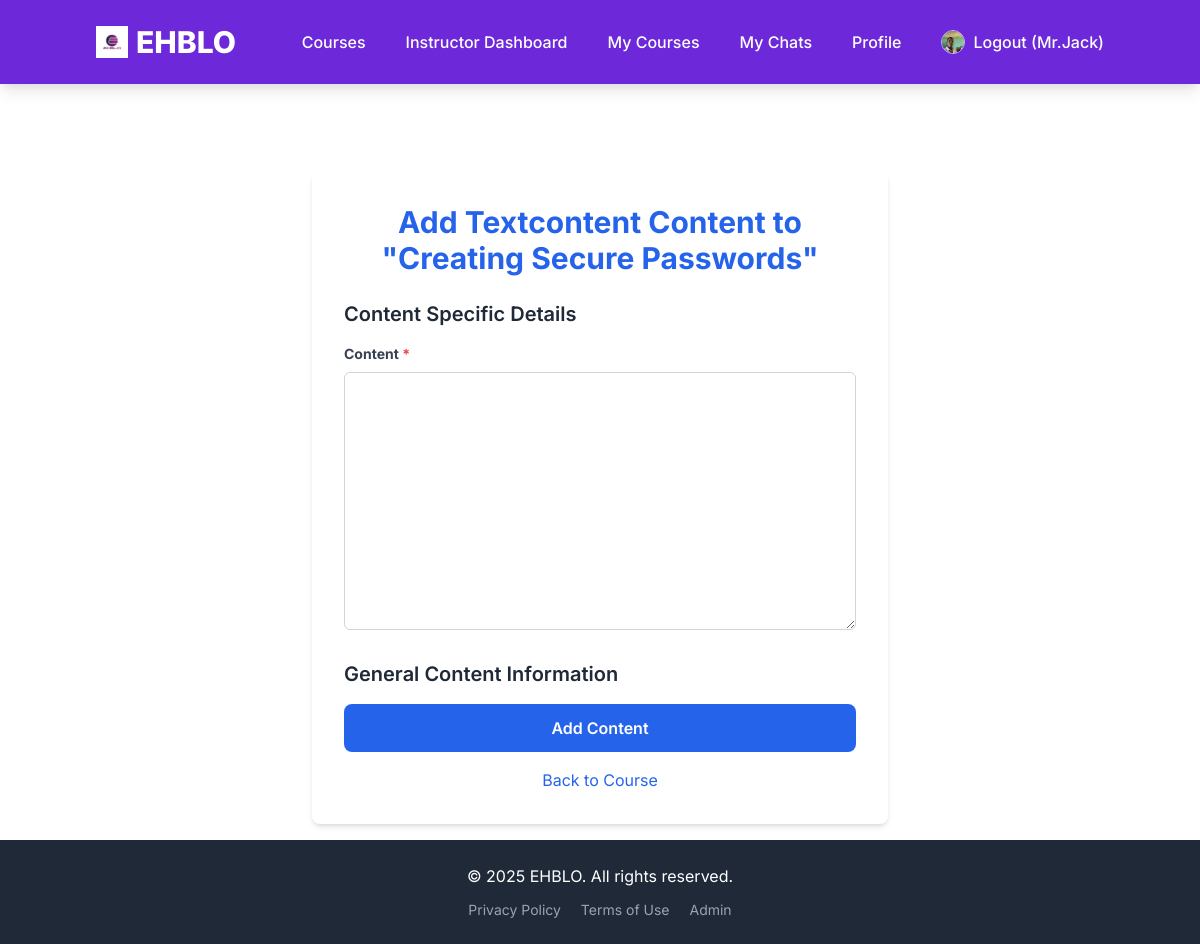
The app's page /courses/4/content/add/textcontent/ (signed in) with its own data.
### users/models.py (models this page shows, shortened)
class CustomUser(AbstractUser):
    USER_TYPE_CHOICES = (
        ("student", "Student"),
        ("instructor", "Instructor"),
    )
    user_type = models.CharField(max_length=20, choices=USER_TYPE_CHOICES, default="student")
    bio = models.TextField(blank=True, null=True)
    profile_picture = models.ImageField(upload_to='profile_pics/', blank=True, null=True)
    phone_number = models.CharField(max_length=20, blank=True, null=True)
    country = models.CharField(max_length=100, blank=True, null=True)
    class Meta:
        verbose_name = "User"
        verbose_name_plural = "Users"

### courses/models.py (models this page shows, shortened)
class Module(models.Model):
    course = models.ForeignKey(Course,
                               on_delete=models.CASCADE,
                               related_name='modules')
    title = models.CharField(max_length=250)
    description = models.TextField(blank=True)
    order = models.PositiveIntegerField(default=0, blank=True, null=True)
    class Meta:
        ordering = ('order',)
        unique_together = ('course', 'title')

### courses/views.py (the view, shortened to what this page needs)
# urls.py: path('<int:module_id>/content/add/<str:model_name>/', views.ContentCreateUpdateView.as_view(), name='module_content_create'),
class ContentCreateUpdateView(LoginRequiredMixin, InstructorRequiredMixin, View):
    template_name = 'courses/content_form.html'
    def get_content_model(self, model_name):
        try:
            return apps.get_model('courses', model_name.capitalize())
        except LookupError:
            raise Http404(f"Content type '{model_name}' not found.")
    def get_content_form(self, model_name, *args, **kwargs):
        content_model = self.get_content_model(model_name)
        if content_model == TextContent:
            return TextContentForm(*args, **kwargs)
        elif content_model == VideoContent:
            return VideoContentForm(*args, **kwargs)
        elif content_model == ImageContent:
            return ImageContentForm(*args, **kwargs)
        elif content_model == FileContent:
            return FileContentForm(*args, **kwargs)
        return None # Should not happen if model_name is valid
    def get(self, request, module_id, model_name, pk=None): # pk is for content_id
        module = get_object_or_404(Module, id=module_id, course__instructor=request.user)
        content_item = None
        form = None
        content_obj = None
        if pk: # If updating existing content
            content_obj = self.get_object(pk)
            if content_obj.module != module:
                raise Http404("Content does not belong to this module.")
            content_item = content_obj.item # Get the actual TextContent, VideoContent etc. object
            form = self.get_content_form(model_name, instance=content_item)
            content_meta_form = ContentForm(instance=content_obj) # Form for general Content model fields
        else: # If creating new content
            form = self.get_content_form(model_name)
            content_meta_form = ContentForm()
        if form is None:
            raise Http404(f"Invalid content type: {model_name}")
        context = {
            'module': module,
            'form': form,
            'content_meta_form': content_meta_form,
            'model_name': model_name,
            'content_obj': content_obj, # The Content instance
        }
        return render(request, self.template_name, context)

### courses/forms.py
class TextContentForm(forms.ModelForm):
    class Meta:
        model = TextContent
        fields = ['content']
        widgets = {
            'content': forms.Textarea(attrs={'rows': 10, 'class': 'w-full p-2 border border-gray-300 rounded-md focus:ring-purple-500 focus:border-purple-500'}),
        }

class ContentForm(forms.ModelForm):
    class Meta:
        model = Content
        fields = ['title', 'order']
        widgets = {
            'title': forms.TextInput(attrs={'class': 'w-full p-2 border border-gray-300 rounded-md focus:ring-purple-500 focus:border-purple-500'}),
            'order': forms.NumberInput(attrs={'min': 0, 'class': 'w-full p-2 border border-gray-300 rounded-md focus:ring-purple-500 focus:border-purple-500'}),
        }

### courses/views.py (called while the page is built)
    def test_func(self):
        return self.request.user.is_authenticated and self.request.user.user_type == 'instructor'

### courses/templates/courses/content_form.html (shortened to what this page needs)
{% extends "base.html" %}
{% load static %}
{% block content %}
<div class="max-w-xl mx-auto bg-white p-8 rounded-lg shadow-md mt-10">
    <h2 class="text-3xl font-bold text-center text-blue-600 mb-6">
        {% if content_obj %}Edit Content{% else %}Add {{ model_name|title }} Content{% endif %} to "{{ module.title }}"
    </h2>
    <form method="post" enctype="multipart/form-data">
        <h3 class="text-xl font-semibold text-gray-800 mb-4">Content Specific Details</h3>
        {% for field in form %}
            <div class="mb-4">
                <label for="{{ field.id_for_label }}" class="block text-gray-700 text-sm font-bold mb-2">
                    {{ field.label }}
                    {% if field.field.required %}
                        <span class="text-red-500">*</span>
                    {% endif %}
                </label>
                {{ field }}
            </div>
        {% endfor %}
        <h3 class="text-xl font-semibold text-gray-800 mb-4 mt-6">General Content Information</h3>
        <button type="submit" class="w-full bg-blue-600 text-white p-3 rounded-lg font-semibold hover:bg-blue-700 transition duration-300">
            {% if content_obj %}Update Content{% else %}Add Content{% endif %}
        </button>
    </form>
    <div class="text-center mt-4">
        <a href="{% url 'course_detail' module.course.pk module.course.slug %}" class="text-blue-600 hover:underline">Back to Course</a>
    </div>
</div>
{% endblock %}

### templates/base.html (shortened to what this page needs)
<!DOCTYPE html>
<html lang="en">
<head>
    {% load static %}
    <link href="https://cdn.jsdelivr.net/npm/tailwindcss@2.2.19/dist/tailwind.min.css" rel="stylesheet">
</head>
<body class="flex flex-col min-h-screen">
    <nav class="bg-purple-700 p-4 shadow-lg">
        <div class="container mx-auto flex flex-wrap justify-between items-center">
            <a href="{% url 'home' %}" class="text-white text-3xl font-extrabold rounded-lg p-2 hover:bg-purple-800 transition duration-300 flex items-center space-x-2">
                <img src="{% static 'images/logo.png' %}" alt="EHBLO Logo" class="h-8 w-8 object-contain">
                <span>EHBLO</span>
            </a>
            <div id="nav-menu" class="hidden lg:flex flex-grow lg:flex-grow-0 lg:items-center w-full lg:w-auto mt-4 lg:mt-0">
                <div class="flex flex-col lg:flex-row lg:space-x-6 space-y-3 lg:space-y-0 lg:ml-auto">
                    <a href="{% url 'course_list' %}" class="text-white hover:text-purple-200 p-2 rounded-lg hover:bg-purple-800 transition duration-300 font-medium">Courses</a>
                    {% if user.is_authenticated %}
                        {% if user.user_type == 'instructor' %}
                            <a href="{% url 'instructor_dashboard' %}" class="text-white hover:text-purple-200 p-2 rounded-lg hover:bg-purple-800 transition duration-300 font-medium">Instructor Dashboard</a>
                        {% endif %}
                        <a href="{% url 'my_courses' %}" class="text-white hover:text-purple-200 p-2 rounded-lg hover:bg-purple-800 transition duration-300 font-medium">My Courses</a>
                        <a href="{% url 'my_chats' %}" class="text-white hover:text-purple-200 p-2 rounded-lg hover:bg-purple-800 transition duration-300 font-medium">My Chats</a>
                        <a href="{% url 'profile' %}" class="text-white hover:text-purple-200 p-2 rounded-lg hover:bg-purple-800 transition duration-300 font-medium">Profile</a>
                        <form action="{% url 'logout' %}" method="post" class="inline-block">
                            <button type="submit" class="text-white hover:text-purple-200 p-2 rounded-lg hover:bg-purple-800 transition duration-300 font-medium cursor-pointer flex items-center space-x-2">
                                {% if user.profile_picture %}
                                    <img src="{{ user.profile_picture.url }}" alt="Profile" class="w-6 h-6 rounded-full object-cover border border-purple-300">
                                {% else %}
                                    <img src="{% static 'images/default_profile_pic.png' %}" alt="Default Profile" class="w-6 h-6 rounded-full object-cover border border-gray-300">
                                {% endif %}
                                <span>Logout ({{ user.username }})</span>
                            </button>
                        </form>
                    {% else %}
                        <a href="{% url 'login' %}" class="text-white hover:text-purple-200 p-2 rounded-lg hover:bg-purple-800 transition duration-300 font-medium">Login</a>
                        <a href="{% url 'signup' %}" class="text-white bg-purple-600 px-4 py-2 rounded-lg hover:bg-purple-500 transition duration-300 font-medium">Sign Up</a>
                    {% endif %}
                </div>
            </div>
        </div>
    </nav>
    <main class="container mx-auto mt-8 p-4 flex-grow">
        {% block content %}
        {% endblock %}
    </main>
    <footer class="bg-gray-800 text-white p-6 mt-auto">
        <div class="container mx-auto text-center">
            <p>&copy; {% now "Y" %} EHBLO. All rights reserved.</p>
            <div class="mt-3 space-x-4 text-sm">
                <a href="#" class="text-gray-400 hover:text-white transition duration-300">Privacy Policy</a>
                <a href="#" class="text-gray-400 hover:text-white transition duration-300">Terms of Use</a>
                <a href="{% url 'admin:index' %}" class="text-gray-400 hover:text-white transition duration-300">Admin</a>
            </div>
        </div>
    </footer>
</body>
</html>

### templates/base.html (style rules this page uses)
body { font-family: 'Inter', sans-serif; @apply bg-gray-50; }
input[type="text"], input[type="email"], input[type="password"], input[type="number"], input[type="url"], textarea, select { @apply block w-full px-3 py-2 border border-gray-300 rounded-md shadow-sm focus:outline-none focus:ring-purple-500 focus:border-purple-500 sm:text-sm; }

### records on screen
CustomUser: profile_picture (picture), username "Mr.Jack"
Module: title "Creating Secure Passwords"

### other values on screen
{{ model_name|title }} "Textcontent"
{{ field.label }} "Content"
